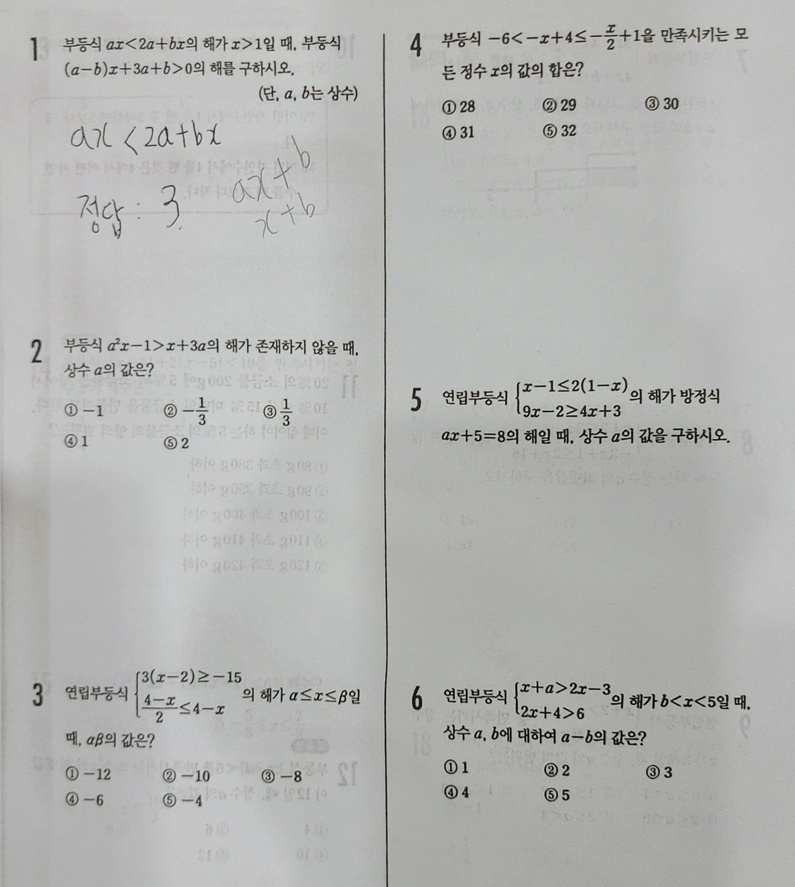
#> input picture object_segmentation/deploy/models/front_legacy.jpeg, 795 x 887 px, shrunk from 2430 x 2711 before the run; its folder holds only this picture in this run
$ python -i cv_prob_area.py   (imports and definitions only)
#> lines starting #> are read from the running program, lines starting #| are printed output that depends on the picture; after the words box and inside, x2 and y2 are one past the last pixel; in counts of white or black regions, pixels touching at a corner belong together
#> further down, picture is the input picture: shape (887, 795, 3); mean B, G, R 179.1, 180.9, 180
import numpy as np
import cv2
import os
import matplotlib.pyplot as plt
from PIL import Image

problem_idx = 0

def preprocess_image(page):

    gray = cv2.cvtColor(page, cv2.COLOR_BGR2GRAY)
    _, binary = cv2.threshold(gray, 110, 255, cv2.THRESH_BINARY_INV)
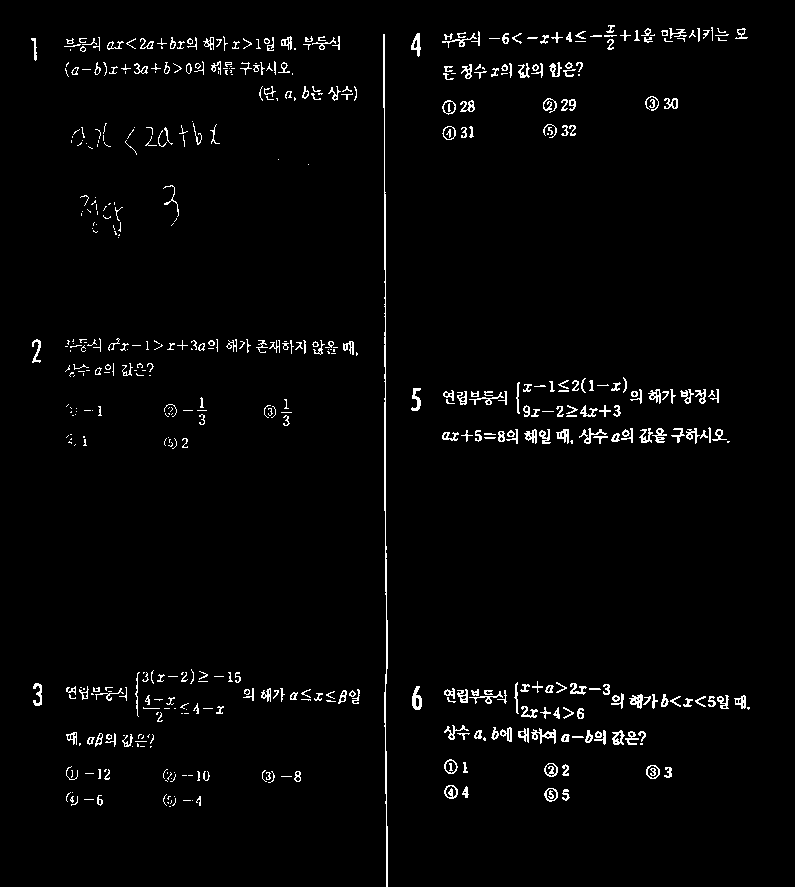
#> binary: shape (887, 795); 2.4% white in thin lines or dots, all inside (x1, y1, x2, y2) = (31, 25, 750, 887)

    # 구조적 요소 커널을 생성하여 세로 선 강조
    vertical_kernel = cv2.getStructuringElement(cv2.MORPH_RECT, (1, page.shape[0] // 30))

    # 모폴로지 연산을 통해 세로 선 강조
    detected_lines = cv2.morphologyEx(binary, cv2.MORPH_OPEN, vertical_kernel, iterations=2)
#> detected_lines: shape (887, 795); 0.18% white in thin lines or dots, all inside (x1, y1, x2, y2) = (383, 34, 388, 887)

    edges = cv2.Canny(detected_lines, 50, 150, apertureSize=3)
#> edges: shape (887, 795); 0.19% white in thin lines or dots, all inside (x1, y1, x2, y2) = (382, 34, 388, 887)
    lines = cv2.HoughLinesP(edges, 1, np.pi / 180, 100, minLineLength=page.shape[0] // 2, maxLineGap=10)
#> lines = None

    if lines is not None:
        for line in lines:
            for x1, y1, x2, y2 in line:
                angle = np.abs(np.arctan2(y2 - y1, x2 - x1) * 180 / np.pi)
                line_length = np.sqrt((x2 - x1) ** 2 + (y2 - y1) ** 2)
                if angle > 85 and angle < 95 and line_length >= (page.shape[0] / 2):
                    cv2.line(binary, (x1, y1), (x2, y2), (0, 0, 0), thickness=3)
                # elif x1 == x2 or (x2 - x1) < 10:  # 세로가 매우 작은 부분 제거
                #     cv2.line(binary, (x1, y1), (x2, y2), (0, 0, 0), thickness=cv2.FILLED)

    processed_image = cv2.bitwise_not(binary)

    return processed_image

def imtrim(page):
    if page is None:
        print("Error: Input page is None.")
        return None, None

    # top_trim = 100
    # bottom_trim = 50
    # page = page[top_trim:-bottom_trim, :]

    if len(page.shape) == 2:
        h, w = page.shape
    else:
        h, w, _ = page.shape

    # print(f"Image size after trimming: {h}x{w}")

    half_width = w // 2

    x_left = 0
    w_left = half_width

    x_right = half_width
    w_right = w - half_width
    left = page[:, x_left:x_left + w_left]
#> left: shape (887, 397); 97.9% white; black in thin lines or dots, all inside (x1, y1, x2, y2) = (31, 34, 388, 887)
    right = page[:, x_right:]
#> right: shape (887, 398); 97.4% white; black in thin lines or dots, all inside (x1, y1, x2, y2) = (14, 25, 353, 802)
#> in imtrim (call 2), `right = page[:, x_right:]`:
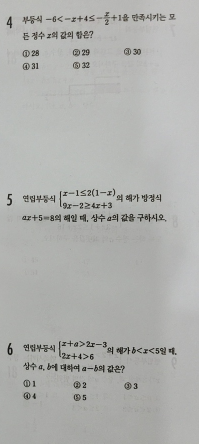
#> right: shape (887, 398, 3) (shown at 1/2 size); mean B, G, R 174, 176.4, 175.5

    # print(f"Left image shape: {left.shape}")
    # print(f"Right image shape: {right.shape}")

    return right, left

def prob_loc_contour(page_rl, output_dir, type, origin):
#> called with output_dir = './temp', type = 'left'
    global problem_idx

    if page_rl is None:
        # print("Error: page_rl is None.")
        return

    imgray = page_rl

    blur = cv2.GaussianBlur(imgray, ksize=(3, 3), sigmaX=0)
    thresh = cv2.threshold(blur, 0, 255, cv2.THRESH_BINARY + cv2.THRESH_OTSU)[1]

    edge = cv2.Canny(thresh, 100, 200)
#> edge: shape (887, 397); 2.2% white in thin lines or dots, all inside (x1, y1, x2, y2) = (30, 34, 388, 887)
    kernel = cv2.getStructuringElement(cv2.MORPH_RECT, (50, 50))
    closed = cv2.morphologyEx(edge, cv2.MORPH_CLOSE, kernel)
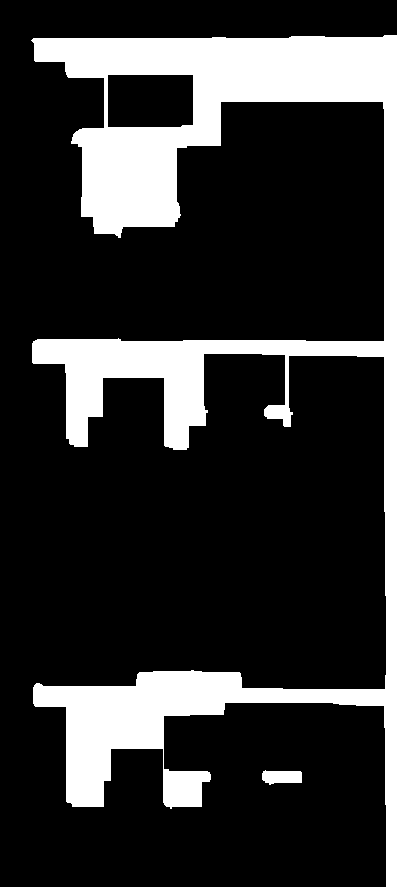
#> closed: shape (887, 397); 20.2% white; 2 white regions

    contours, hierarchy = cv2.findContours(closed.copy(), cv2.RETR_EXTERNAL, cv2.CHAIN_APPROX_SIMPLE)
#> contours = 2 contours; box (x1, y1, x2, y2) and area: (31, 35, 397, 887) 72544, (262, 770, 302, 785) 428

    contoured_image = page_rl.copy()
    contoured_image = cv2.cvtColor(contoured_image, cv2.COLOR_GRAY2BGR)
    cv2.drawContours(contoured_image, contours, -1, (0, 0, 255), 2)
#> contoured_image: shape (887, 397, 3); mean B, G, R 240.4, 240.4, 251.1

    cv2.imwrite(f"{output_dir}/_{type}_contoured_image.png", contoured_image)

    problem_locations = []
    net_location = []


    contours = sorted(contours, key=lambda c: cv2.boundingRect(c)[1])
    cnt = 0
    # print("contours len, type: ", len(contours), " ",type)
    for i, c in enumerate(contours):
        x, y, w, h = cv2.boundingRect(c)
        # print("w, h : ", w, h)
        if w > 120 and h > 50:
            problem_locations.append((x, y, w, h))
#> this loop made 2 passes
#> (x, y, w, h) on passes 1 to 2: (31, 35, 366, 852), (262, 770, 40, 15)
#> after the loop, problem_locations = [(31, 35, 366, 852)]
            # print("append : ", (x, y, w, h))

    # append된 것만 따로 파일로 coutour그린 이미지 저장
    contoured_image = page_rl.copy()
    contoured_image = cv2.cvtColor(contoured_image, cv2.COLOR_GRAY2BGR)
    for p_loc in problem_locations:
        x, y, w, h = p_loc
        cv2.rectangle(contoured_image, (x, y), (x + w, y + h), (0, 0, 255), 2)
#> this loop made 1 pass
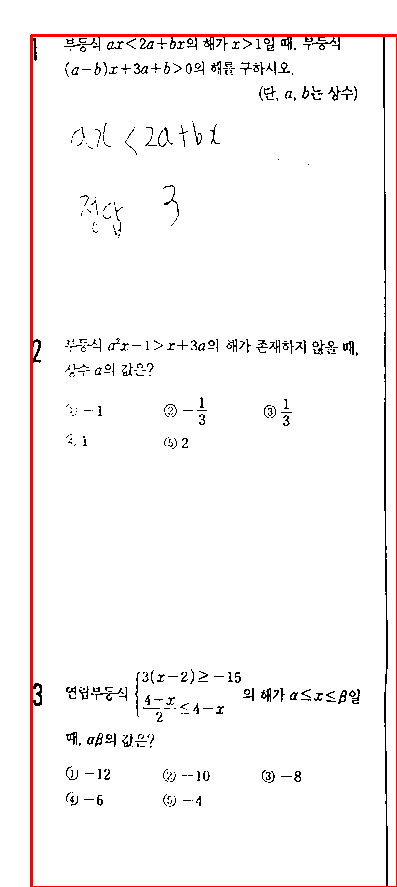
#> contoured_image: shape (887, 397, 3); mean B, G, R 246.1, 246.1, 249.6
    cv2.imwrite(f"{output_dir}/_{type}_problem_contoured_image.png", contoured_image)


    # 1단계: y 값 기준으로 영역 병합

    y_threshold = 0
    y_merged_locations = []
    for i, c in enumerate(contours):
        x, y, w, h = cv2.boundingRect(c)
        # print("x, y, w, h : ", x, y, w, h)

        merged = False
        for j in range(len(y_merged_locations)):
            prev_x, prev_y, prev_w, prev_h = y_merged_locations[j]

            # 조건 1: y 값과 y + h 값의 포함 관계 확인
            if ((y >= prev_y and y <= prev_y + prev_h) or (prev_y >= y and prev_y <= y + h)) and abs(y - prev_y) <= y_threshold:
                # 두 영역을 합치기
                new_x = min(prev_x, x)
                new_y = min(prev_y, y)
                new_w = max(prev_x + prev_w, x + w) - new_x
                new_h = max(prev_y + prev_h, y + h) - new_y

                # 전체 영역의 높이 1/3 이상인 경우 제외
                if new_h > page_rl.shape[0] // 3:
                    continue

                # 합쳐진 영역으로 업데이트
                y_merged_locations[j] = (new_x, new_y, new_w, new_h)
                # print("y_merge : ", y_merged_locations[j], end=" ")
                # print("y, h : ", y, h, end=" ")
                # print("prev : ", prev_y, prev_h)
                merged = True
                break

        if not merged:
            # 새로운 영역 추가
            y_merged_locations.append((x, y, w, h))
#> this loop made 2 passes
#> after the loop, y_merged_locations = [(31, 35, 366, 852), (262, 770, 40, 15)]

    # 2단계: x + w 값 기준으로 영역 병합
    final_locations = []
    for loc in y_merged_locations:
        x, y, w, h = loc
        merged = False
        for j in range(len(final_locations)):
            prev_x, prev_y, prev_w, prev_h = final_locations[j]

            # 조건 2: y 값 차이가 100 이하이고, x + w 값이 포함 관계인 경우
            if abs(y - prev_y) <= 150 and ((x + w >= prev_x and x + w <= prev_x + prev_w) or (prev_x + prev_w >= x and prev_x + prev_w <= x + w)):
                # 두 영역을 합치기
                new_x = min(prev_x, x)
                new_y = min(prev_y, y)
                new_w = max(prev_x + prev_w, x + w) - new_x
                new_h = max(prev_y + prev_h, y + h) - new_y

                # 합쳐진 영역으로 업데이트
                final_locations[j] = (new_x, new_y, new_w, new_h)
                # print("x_merge : ", final_locations[j])
                merged = True
                break

        if not merged:
            # 새로운 영역 추가
            final_locations.append((x, y, w, h))
#> after the loop, final_locations = [(31, 35, 366, 852), (262, 770, 40, 15)]

    problem_locations = final_locations
#> problem_locations = [(31, 35, 366, 852), (262, 770, 40, 15)]

    for p_loc in problem_locations:
        # print("location : " ,p_loc)
        if  p_loc[2] > 300 and p_loc[3] > 90:
            # print("location : " ,p_loc)
            net_location.append(p_loc)
#> this loop made 2 passes
#> after the loop, net_location = [(31, 35, 366, 852)]

    # print("problem_locations: ", len(problem_locations))
    print("net_contours: ", len(net_location))
#| net_contours:  1
    problem_locations = net_location
#> problem_locations = [(31, 35, 366, 852)]

    # problem_loc의 x좌표는 0, w는 전체 w로 변경
    for i, p_loc in enumerate(problem_locations):
        x, y, w, h = p_loc
        problem_locations[i] = (0, y, page_rl.shape[1], h)
#> after the loop, problem_locations = [(0, 35, 397, 852)]

    # [9 lines of commented-out code are left out]

    return problem_locations

def prob_loc_crop(image):
    durty_image = preprocess_image(image)

    right, left = imtrim(durty_image)
    origin_right, origin_left = imtrim(image)

    if right is None or left is None:
        print("Error: Image trimming failed.")
        return

    output_dir = './temp'
    os.makedirs(output_dir, exist_ok=True)

    for file in os.listdir(output_dir):
        os.remove(os.path.join(output_dir, file))

    left_contour = prob_loc_contour(left, output_dir, 'left', origin_left)
#> left_contour = [(0, 35, 397, 852)]
    right_contour = prob_loc_contour(right, output_dir, 'right', origin_right)
#> call 2 of prob_loc_contour, with output_dir = './temp', type = 'right'
#> in prob_loc_contour (call 2), `closed = cv2.morphologyEx(edge, cv2.MORPH_CLOSE, kernel)`:
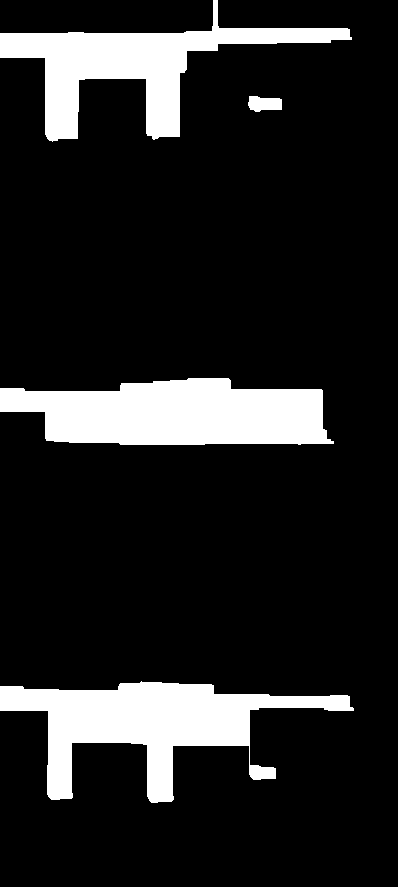
#> closed: shape (887, 398); 14% white; 4 white regions
#> in prob_loc_contour (call 2), `contours, hierarchy = cv2.findContours(closed.copy(), cv2.RETR_EXTERNA..`: contours = 4 contours; box (x1, y1, x2, y2) and area: (0, 378, 334, 445) 16798, (0, 681, 354, 803) 16678, (0, 0, 352, 142) 13872, (248, 96, 282, 112) 384
#> in prob_loc_contour (call 2), `cv2.drawContours(contoured_image, contours, -1, (0, 0, 255), 2)`:
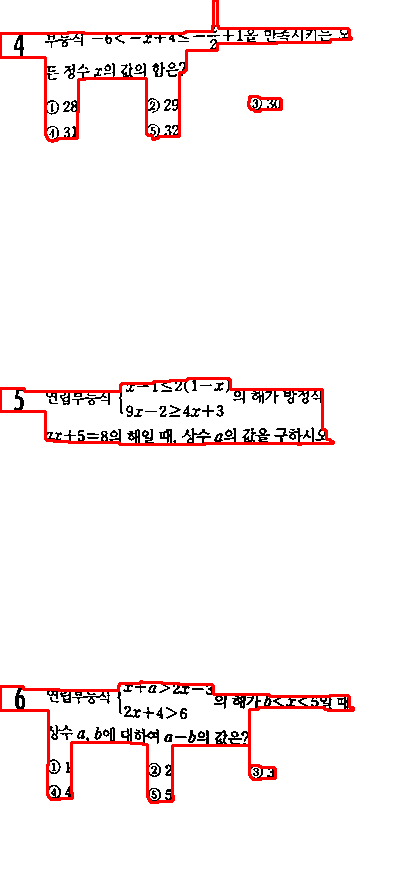
#> contoured_image: shape (887, 398, 3); mean B, G, R 242.4, 242.4, 249.2
#> the loop in prob_loc_contour (call 2), `for i, c in enumerate(contours):` made 4 passes
#> (x, y, w, h) on passes 1 to 4: (0, 0, 352, 142), (248, 96, 34, 16), (0, 378, 334, 67), (0, 681, 354, 122)
#> after the loop in prob_loc_contour (call 2), `for i, c in enumerate(contours):`: problem_locations = [(0, 0, 352, 142), (0, 378, 334, 67), (0, 681, 354, 122)]
#> the loop in prob_loc_contour (call 2), `for p_loc in problem_locations:` made 3 passes
#> (p_loc, y, w, h) on passes 1 to 3: ((0, 0, 352, 142), 0, 352, 142), ((0, 378, 334, 67), 378, 334, 67), ((0, 681, 354, 122), 681, 354, 122)
#> after the loop in prob_loc_contour (call 2), `for p_loc in problem_locations:`:
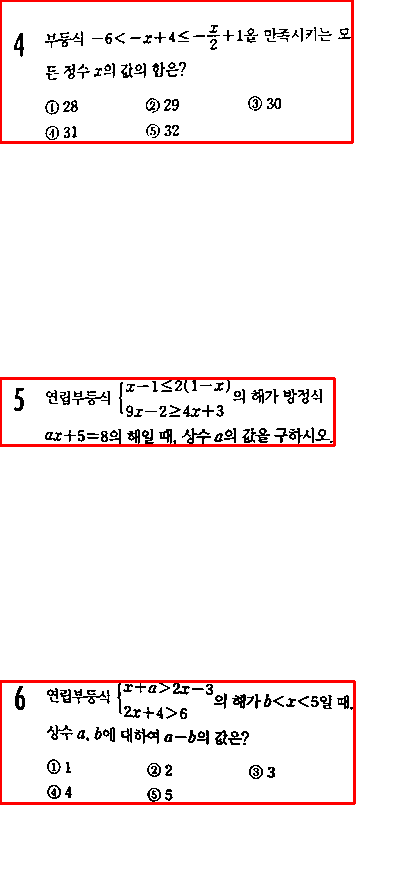
#> contoured_image: shape (887, 398, 3); mean B, G, R 242.9, 242.9, 248.3
#> after the loop in prob_loc_contour (call 2), `for i, c in enumerate(contours):`: y_merged_locations = [(0, 0, 352, 142), (248, 96, 34, 16), (0, 378, 334, 67), (0, 681, 354, 122)]
#> the loop in prob_loc_contour (call 2), `for loc in y_merged_locations:` made 4 passes
#> after the loop in prob_loc_contour (call 2), `for loc in y_merged_locations:`: final_locations has the same summary as problem_locations
#> the loop in prob_loc_contour (call 2), `for p_loc in problem_locations: # print("location : " ,p_loc)` made 3 passes
#> after the loop in prob_loc_contour (call 2), `for p_loc in problem_locations:`: net_location = [(0, 0, 352, 142), (0, 681, 354, 122)]
#| net_contours:  2
#> the loop in prob_loc_contour (call 2), `for i, p_loc in enumerate(problem_locations):` made 2 passes
#> after the loop in prob_loc_contour (call 2), `for i, p_loc in enumerate(problem_locations):`: problem_locations = [(0, 0, 398, 142), (0, 681, 398, 122)]
#> right_contour = [(0, 0, 398, 142), (0, 681, 398, 122)]

    return left_contour, right_contour

# [9 lines left out: function visualize_problem_locations, not called in this run]

>>> import cv2
>>> picture = cv2.imread('front_legacy.jpeg')
>>> result = prob_loc_crop(picture)
#> result = ([(0, 35, 397, 852)], [(0, 0, 398, 142), (0, 681, 398, 122)])
